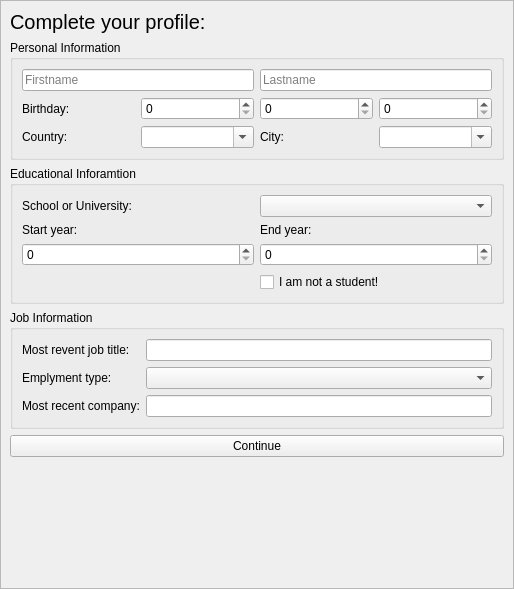
<?xml version="1.0" encoding="UTF-8"?>
<ui version="4.0">
 <class>CompleteProfile</class>
 <widget class="QWidget" name="CompleteProfile">
  <property name="geometry">
   <rect>
    <x>0</x>
    <y>0</y>
    <width>514</width>
    <height>589</height>
   </rect>
  </property>
  <property name="minimumSize">
   <size>
    <width>300</width>
    <height>400</height>
   </size>
  </property>
  <property name="windowTitle">
   <string>Form</string>
  </property>
  <layout class="QVBoxLayout" name="verticalLayout">
   <property name="leftMargin">
    <number>0</number>
   </property>
   <property name="topMargin">
    <number>0</number>
   </property>
   <property name="rightMargin">
    <number>0</number>
   </property>
   <property name="bottomMargin">
    <number>0</number>
   </property>
   <item>
    <widget class="QScrollArea" name="scrollArea">
     <property name="widgetResizable">
      <bool>true</bool>
     </property>
     <widget class="QWidget" name="scrollAreaWidgetContents">
      <property name="geometry">
       <rect>
        <x>0</x>
        <y>0</y>
        <width>512</width>
        <height>586</height>
       </rect>
      </property>
      <property name="sizePolicy">
       <sizepolicy hsizetype="Preferred" vsizetype="Fixed">
        <horstretch>0</horstretch>
        <verstretch>0</verstretch>
       </sizepolicy>
      </property>
      <layout class="QVBoxLayout" name="verticalLayout_2">
       <item>
        <widget class="QLabel" name="completeProfileLbl">
         <property name="sizePolicy">
          <sizepolicy hsizetype="Preferred" vsizetype="Fixed">
           <horstretch>0</horstretch>
           <verstretch>0</verstretch>
          </sizepolicy>
         </property>
         <property name="font">
          <font>
           <pointsize>15</pointsize>
          </font>
         </property>
         <property name="text">
          <string>Complete your profile:</string>
         </property>
        </widget>
       </item>
       <item>
        <widget class="QGroupBox" name="personalInfoGroupBox">
         <property name="title">
          <string>Personal Information</string>
         </property>
         <layout class="QGridLayout" name="gridLayout" columnstretch="1,1,1,1">
          <item row="1" column="0">
           <widget class="QLabel" name="birthdayLbl">
            <property name="text">
             <string>Birthday:</string>
            </property>
           </widget>
          </item>
          <item row="0" column="2" colspan="2">
           <widget class="QLineEdit" name="lastNameInput">
            <property name="maxLength">
             <number>15</number>
            </property>
            <property name="placeholderText">
             <string>Lastname</string>
            </property>
           </widget>
          </item>
          <item row="0" column="0" colspan="2">
           <widget class="QLineEdit" name="firstNameInput">
            <property name="maxLength">
             <number>15</number>
            </property>
            <property name="placeholderText">
             <string>Firstname</string>
            </property>
           </widget>
          </item>
          <item row="1" column="2">
           <widget class="QSpinBox" name="monthSpinbox"/>
          </item>
          <item row="1" column="1">
           <widget class="QSpinBox" name="yearSpinbox"/>
          </item>
          <item row="1" column="3">
           <widget class="QSpinBox" name="daySpinbox"/>
          </item>
          <item row="2" column="0">
           <widget class="QLabel" name="countryLbl">
            <property name="text">
             <string>Country:</string>
            </property>
           </widget>
          </item>
          <item row="2" column="2">
           <widget class="QLabel" name="cityLbl">
            <property name="text">
             <string>City:</string>
            </property>
           </widget>
          </item>
          <item row="2" column="1">
           <widget class="QComboBox" name="countryCombobox">
            <property name="editable">
             <bool>true</bool>
            </property>
           </widget>
          </item>
          <item row="2" column="3">
           <widget class="QComboBox" name="cityCombobox">
            <property name="editable">
             <bool>true</bool>
            </property>
           </widget>
          </item>
         </layout>
        </widget>
       </item>
       <item>
        <widget class="QGroupBox" name="educationInfoGroupBox">
         <property name="title">
          <string>Educational Inforamtion</string>
         </property>
         <layout class="QGridLayout" name="gridLayout_2" columnstretch="1,1">
          <item row="0" column="0">
           <widget class="QLabel" name="schoolLbl">
            <property name="text">
             <string>School or University:</string>
            </property>
           </widget>
          </item>
          <item row="2" column="1">
           <widget class="QSpinBox" name="endYearSpibbox"/>
          </item>
          <item row="0" column="1">
           <widget class="QComboBox" name="schoolCombobox"/>
          </item>
          <item row="2" column="0">
           <widget class="QSpinBox" name="startYearSpinbox"/>
          </item>
          <item row="1" column="1">
           <widget class="QLabel" name="endYearLbl">
            <property name="text">
             <string>End year:</string>
            </property>
           </widget>
          </item>
          <item row="1" column="0">
           <widget class="QLabel" name="startYearLbl">
            <property name="text">
             <string>Start year:</string>
            </property>
           </widget>
          </item>
          <item row="3" column="1">
           <widget class="QCheckBox" name="notStudentCheckBox">
            <property name="text">
             <string>I am not a student!</string>
            </property>
           </widget>
          </item>
         </layout>
        </widget>
       </item>
       <item>
        <widget class="QGroupBox" name="groupBox">
         <property name="title">
          <string>Job Information</string>
         </property>
         <layout class="QFormLayout" name="formLayout">
          <item row="0" column="0">
           <widget class="QLabel" name="mostRecentJobLbl">
            <property name="text">
             <string>Most revent job title:</string>
            </property>
           </widget>
          </item>
          <item row="0" column="1">
           <widget class="QLineEdit" name="mostRecentJobInput"/>
          </item>
          <item row="1" column="0">
           <widget class="QLabel" name="empTypeLbl">
            <property name="text">
             <string>Emplyment type:</string>
            </property>
           </widget>
          </item>
          <item row="2" column="0">
           <widget class="QLabel" name="mostRecentCompanyLbl">
            <property name="text">
             <string>Most recent company:</string>
            </property>
           </widget>
          </item>
          <item row="1" column="1">
           <widget class="QComboBox" name="empTypeCombobox">
            <property name="placeholderText">
             <string>Select one</string>
            </property>
           </widget>
          </item>
          <item row="2" column="1">
           <widget class="QLineEdit" name="mostRecentCompanyInput"/>
          </item>
         </layout>
        </widget>
       </item>
       <item>
        <widget class="QPushButton" name="continueBtn">
         <property name="text">
          <string>Continue</string>
         </property>
        </widget>
       </item>
      </layout>
     </widget>
    </widget>
   </item>
  </layout>
 </widget>
 <resources/>
 <connections/>
</ui>
